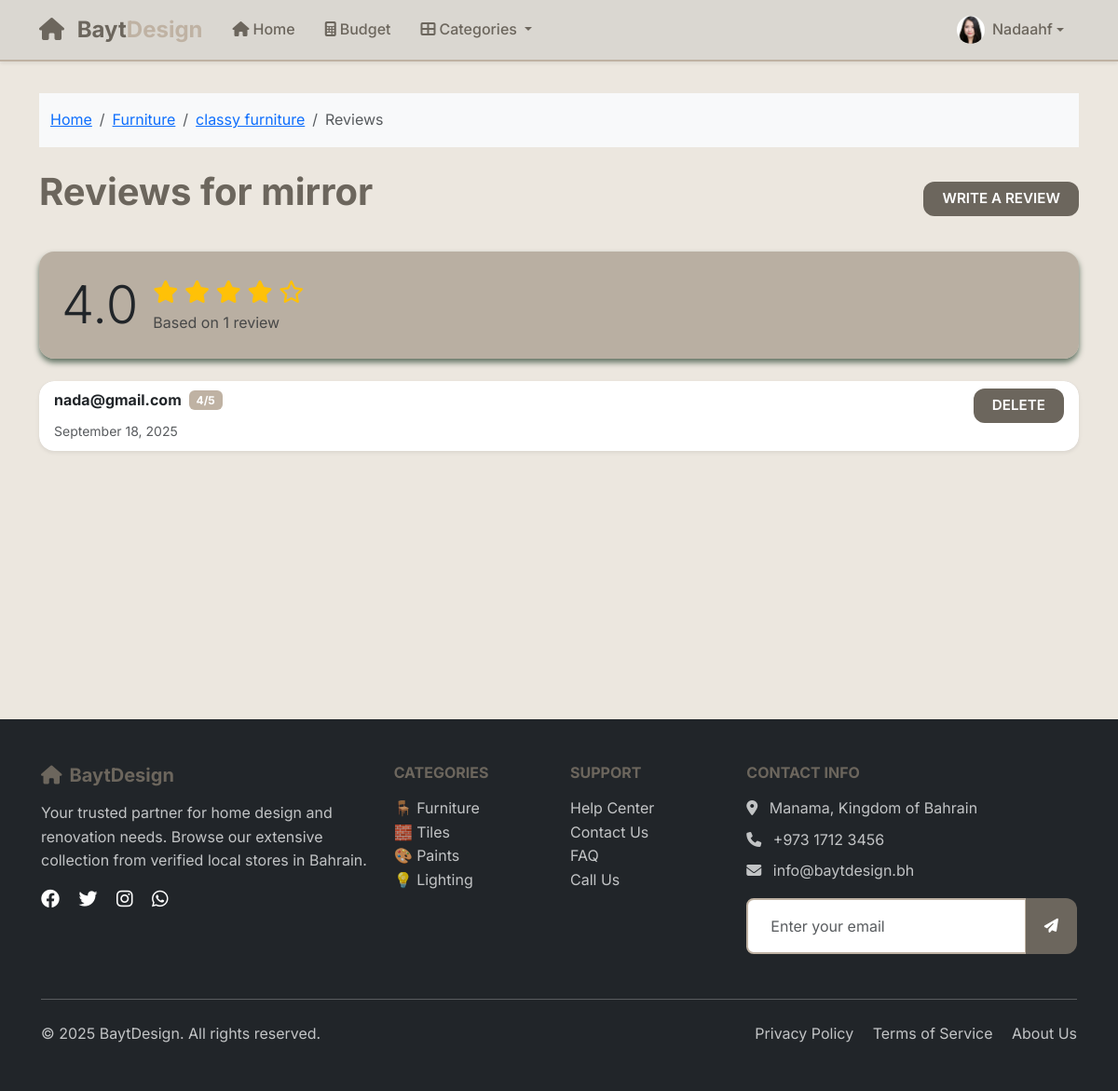
Page /product-reviews/32/ (signed in) on the earlier database version.
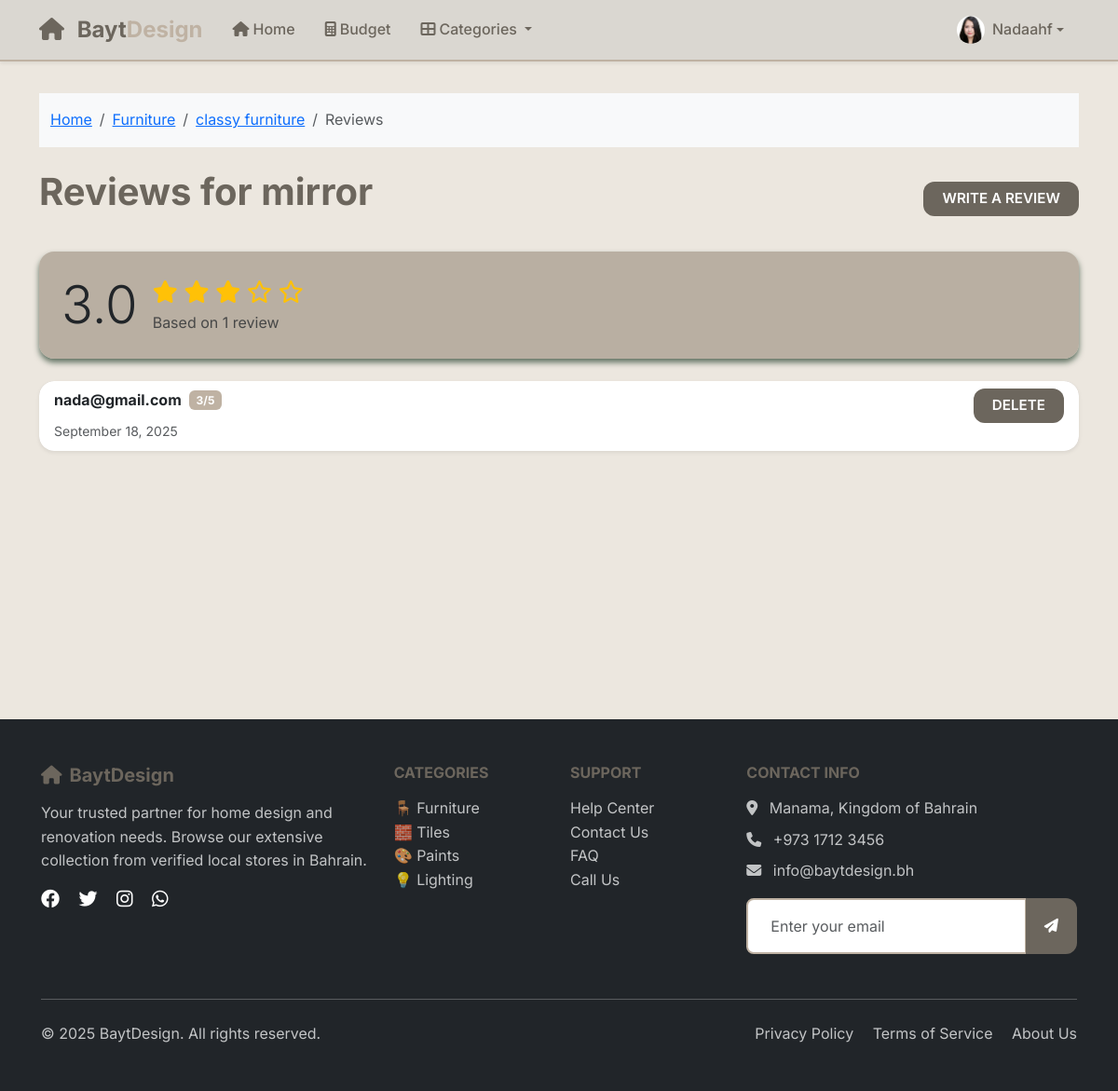
Same page on the later database version.
### main_app/models.py (models this page shows, shortened)
class ProductReview(models.Model):
    user = models.ForeignKey(User, on_delete=models.CASCADE)
    product = models.ForeignKey(Product, on_delete=models.CASCADE, related_name="reviews")
    rating = models.PositiveIntegerField(default=1)  # 1–5 stars
    comment = models.TextField(blank=True, null=True)
    created_at = models.DateTimeField(auto_now_add=True)

### main_app/views.py (the view)
# urls.py: path('product-reviews/<int:product_id>/', views.product_reviews_view, name='product_reviews'),
@login_required
def product_reviews_view(request, product_id):
    product = get_object_or_404(Product, id=product_id)
    reviews = ProductReview.objects.filter(product=product).order_by('-created_at')
    avg_rating = sum([review.rating for review in reviews]) / len(reviews) if reviews else 0
    return render(request, 'product_reviews.html', {
        'product': product,
        'reviews': reviews,
        'avg_rating': avg_rating,
    })

### main_app/templates/product_reviews.html (shortened to what this page needs)
{% extends 'base.html' %}
{% load static %}
{% block content %}
<div class="container py-4">
    <nav aria-label="breadcrumb" class="bg-light py-3 mb-4">
        <div class="container">
            <ol class="breadcrumb mb-0">
                <li class="breadcrumb-item"><a href="{% url 'home' %}">Home</a></li>
                <li class="breadcrumb-item">
                    <a href="{% url 'classification_stores' product.shop.classification.slug %}">
                        {{ product.shop.classification.name }}
                    </a>
                </li>
                <li class="breadcrumb-item">
                    <a href="{% url 'shop_products' product.shop.id %}">{{ product.shop.name }}</a>
                </li>
                <li class="breadcrumb-item active">Reviews</li>
            </ol>
        </div>
    </nav>
    <div class="d-flex justify-content-between align-items-center mb-4">
  <h1 class="reviews-title">Reviews for {{ product.name }}</h1>
        <a href="{% url 'add_review' product.id %}" class="btn btn-primary">Write a Review</a>
    </div>
    <div class="card mb-4">
        <div class="card-body">
            <div class="d-flex align-items-center">
                <div class="display-4 me-3">{{ avg_rating|floatformat:1 }}</div>
                <div>
                    <div class="fs-4">
                        {% for i in "12345"|make_list %}
                            {% if forloop.counter <= avg_rating|floatformat:0|add:"0" %}
                                <i class="fas fa-star text-warning"></i>
                            {% elif forloop.counter <= avg_rating|floatformat:0|add:"0.5"|add:"0.5" %}
                                <i class="fas fa-star-half-alt text-warning"></i>
                            {% else %}
                                <i class="far fa-star text-warning"></i>
                            {% endif %}
                        {% endfor %}
                    </div>
                    <div class="text-muted">Based on {{ reviews|length }} review{% if reviews|length != 1 %}s{% endif %}</div>
                </div>
            </div>
        </div>
    </div>
    {% if reviews %}
        <div class="card shadow-sm">
            <div class="list-group list-group-flush">
                {% for review in reviews %}
                    <div class="list-group-item">
                        <div class="d-flex justify-content-between">
                            <div>
                                <div class="d-flex align-items-center mb-2">
                                    <span class="fw-bold me-2">{{ review.user.username }}</span>
                                    <span class="badge bg-secondary">{{ review.rating }}/5</span>
                                </div>
                                <small class="text-muted">{{ review.created_at|date:"F j, Y" }}</small>
                            </div>
                            {% if review.user == user %}
                                <div>
                                    <a href="{% url 'delete_review' review.id %}" class="btn btn-sm btn-outline-danger" onclick="return confirm('Are you sure you want to delete this review?');">Delete</a>
                                </div>
                            {% endif %}
                        </div>
                    </div>
                {% endfor %}
            </div>
        </div>
    {% else %}
        <div class="alert alert-info">
            <p class="mb-0">No reviews yet. <a href="{% url 'add_review' product.id %}">Be the first to review this product!</a></p>
        </div>
    {% endif %}
</div>
{% endblock %}

Differences in the rows shown:
changed ProductReview "nada@gmail.com": rating "4" → "3"
Other differences:
{{ avg_rating|floatformat:1 }}: "4.0" → "3.0"
